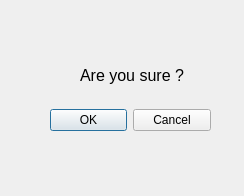
<?xml version="1.0" encoding="UTF-8"?>
<ui version="4.0">
 <class>Dialog</class>
 <widget class="QDialog" name="Dialog">
  <property name="geometry">
   <rect>
    <x>0</x>
    <y>0</y>
    <width>244</width>
    <height>196</height>
   </rect>
  </property>
  <property name="windowTitle">
   <string>Dialog</string>
  </property>
  <widget class="QDialogButtonBox" name="acceptBox">
   <property name="geometry">
    <rect>
     <x>50</x>
     <y>100</y>
     <width>161</width>
     <height>41</height>
    </rect>
   </property>
   <property name="orientation">
    <enum>Qt::Horizontal</enum>
   </property>
   <property name="standardButtons">
    <set>QDialogButtonBox::Cancel|QDialogButtonBox::Ok</set>
   </property>
  </widget>
  <widget class="QLabel" name="label">
   <property name="geometry">
    <rect>
     <x>80</x>
     <y>50</y>
     <width>261</width>
     <height>51</height>
    </rect>
   </property>
   <property name="font">
    <font>
     <family>Arial</family>
     <pointsize>12</pointsize>
    </font>
   </property>
   <property name="text">
    <string>Are you sure ?</string>
   </property>
  </widget>
 </widget>
 <resources/>
 <connections>
  <connection>
   <sender>acceptBox</sender>
   <signal>accepted()</signal>
   <receiver>Dialog</receiver>
   <slot>accept()</slot>
   <hints>
    <hint type="sourcelabel">
     <x>248</x>
     <y>254</y>
    </hint>
    <hint type="destinationlabel">
     <x>157</x>
     <y>274</y>
    </hint>
   </hints>
  </connection>
  <connection>
   <sender>acceptBox</sender>
   <signal>rejected()</signal>
   <receiver>Dialog</receiver>
   <slot>reject()</slot>
   <hints>
    <hint type="sourcelabel">
     <x>316</x>
     <y>260</y>
    </hint>
    <hint type="destinationlabel">
     <x>286</x>
     <y>274</y>
    </hint>
   </hints>
  </connection>
 </connections>
</ui>
